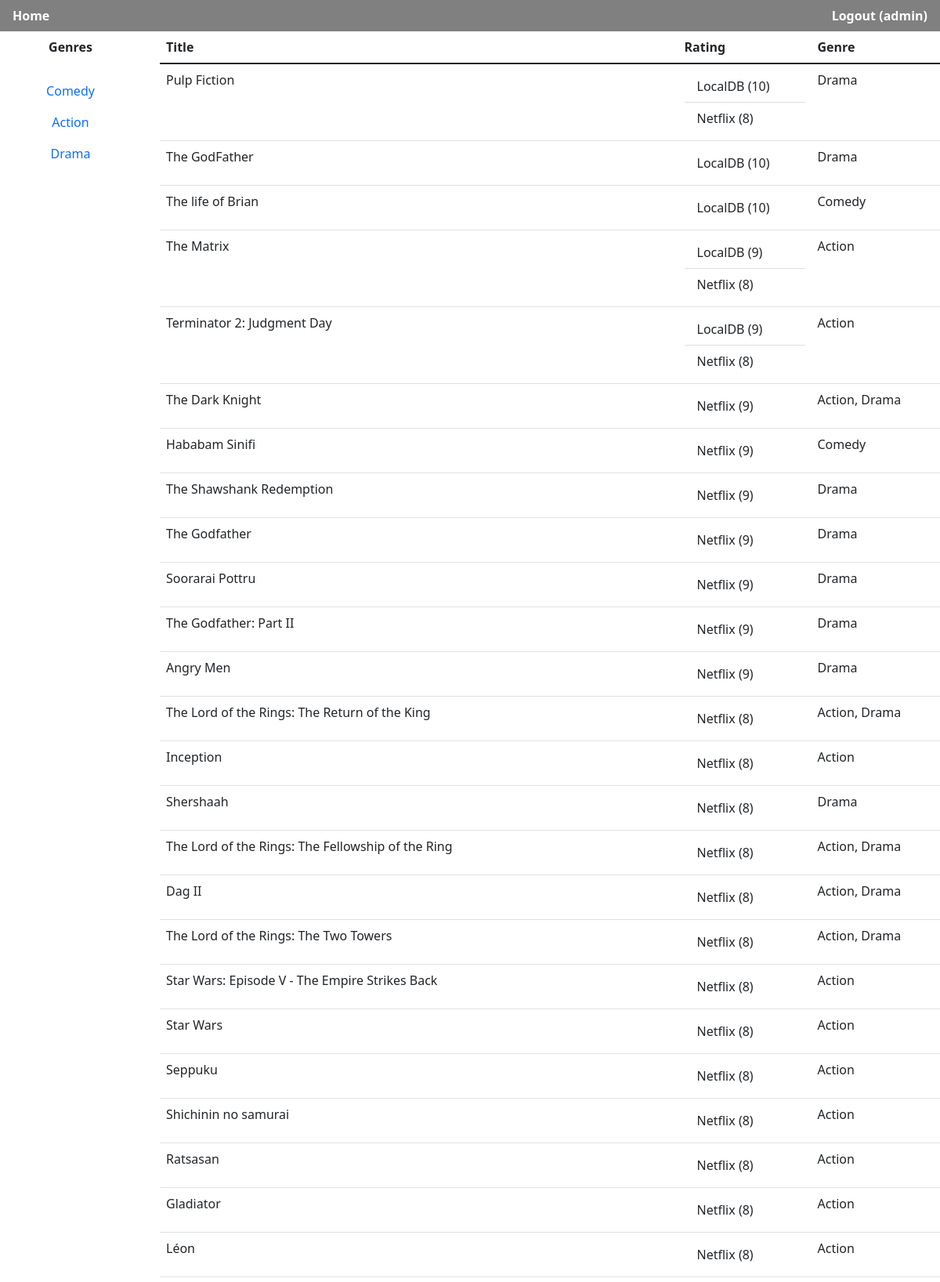
Screenshot of /recommender/ (signed in, upper part) with the database file from the repository.
### recommender/models.py (models this page shows, shortened)
class Rating(models.Model):
	movie = models.CharField(max_length=100)
	genre = models.CharField(max_length=100)
	rating = models.IntegerField(default=0)
	rater = models.ForeignKey(Rater, on_delete=models.CASCADE)

class Rater(models.Model):
	name = models.CharField(max_length=100)
	def __str__(self):
		return self.name

### recommender/views.py (the view)
# urls.py: path('', views.index, name="index"),
@login_required
def index(request):
    update_db()
    context={
        'user' : request.user,
        'genres_list':create_genres_list(),
        'rating_list':create_ratings_list(Rating.objects.all().order_by('-rating'))
        }
    return render(request,'recommender/index.html', context)

### recommender/movieservices.py (called while the page is built)
def update_ratings(updated_ratings, myrater):
	for item in updated_ratings:
		obj, created = Rating.objects.update_or_create(
			rater=myrater, movie=item['movie'],
			defaults={
				'genre': item['genre'],
				'rating': item['rating']}
			)
	return True

	def get_top_movies():
		myrater=Rater.objects.all().filter(name="Netflix")[0]
		with open('recommender/test_data/netflix.json', 'r') as myfile:
			data = myfile.read()
		data=json.loads(data)
		update_ratings(data, myrater)

	def get_top_movies():
		myrater=Rater.objects.all().filter(name="LocalDB")[0]
		localDBratings=list(LocalDBService.objects.all().values())
		update_ratings(localDBratings,myrater)

### recommender/views.py (called while the page is built)
def update_db():
    for rater in list(Rater.objects.all()):
        try:
            exec('movieservices.{}.get_top_movies()'.format(rater))
        except Exception:
            print("{} service error".format(rater))
    return True

def create_genres_list():
    genres_list=[]
    for genre in set(Rating.objects.all().values_list('genre')):
        for item in genre[0].replace(' ','').split(','):
            if item not in genres_list:
                genres_list.append(item)
    return genres_list

def create_ratings_list(ratings):
    result={}
    for item in ratings:
        if item.movie not in result.keys():
            result[item.movie]={
                'genre':item.genre,
                'rating':{
                    item.rater.name:item.rating
                }
            }
        else:
            result[item.movie]['rating'][item.rater.name]=item.rating
    return result

### recommender/templates/recommender/index.html (shortened to what this page needs)
{% extends 'base.html' %}
{% block genre_filter %}
    {% if genres_list %}
    <p class="fw-bold text-center" style="padding: .5rem .5rem">Genres</p>
        <ul class="nav flex-column">
        {% for genre in genres_list %}
            <li class="nav-item">
                <a class="nav-link text-center" href="{% url 'recommender:by_genre' genre %}">{{genre}}</a></li>
        {% endfor %}
        </ul>
    {% endif %}
{% endblock genre_filter %}
{% block content %}
    {% if rating_list %}
    <table class="table ">
        <thead>
            <tr>
                <th scope="col">Title</th>
                <th scope="col">Rating</th>
                <th scope="col">Genre</th>
            </tr>
        </thead>
        <tbody>
            {% for movie, value in rating_list.items %}
            <tr>
            <td>{{movie}}</td>
            <td>
                <ul class="list-group list-group-flush">
                    {% for item, value in value.rating.items %}
                    <li class="list-group-item">{{ item }} ({{ value }})</li>
                    {% endfor %}
                </ul>
            </td>
            <td>{{value.genre}}</td>
        {% endfor %}
        </tbody>
    </table>
    {% else %}
        <p>No suggestions available.</p>
    {% endif %}
{% endblock content %}

### recommender/templates/base.html (shortened to what this page needs)
{% load static %}
<!DOCTYPE html>
<html lang="en">
    <head>
        {% block head_css %}
            {% block head_css_site %}
                <link href="https://cdn.jsdelivr.net/npm/bootstrap@5.1.1/dist/css/bootstrap.min.css" rel="stylesheet">
                <link href="{% static 'recommender/css/app.css' %}"
                      rel="stylesheet" media="screen">
            {% endblock head_css_site %}
        {% endblock head_css %}
    </head>
    <body>
        <ul class="nav nav-fill" style="background-color: grey">
            <li class="nav-item">
              <a class="nav-link active text-white fw-bolder" href="{% url 'recommender:index' %}" style="text-align:initial">
              Home</a>
            </li>
            <li class="nav-item">
              <a class="nav-link active text-white fw-bolder" href="/admin/logout" style="text-align:end">
              Logout ({{ user.username }})</a>
            </li>
        </ul>
        <div id="site-wrapper" class="container_fluid">
            <div class="row">
                <div id="sidebar border-end" class="col-2">
                {% block genre_filter %}{% endblock genre_filter %}
                </div>
                <div id="table_content" class="col-10">
                {% block content %}{% endblock content %}
                </div>
            </div>
        </div>
    </body>
</html>

### rows the page displays
Rating: rating_list "Pulp Fiction", genre "Drama"
Rater: rating "LocalDB" "LocalDB" "LocalDB" "LocalDB" "LocalDB"
Rater: rating "Netflix" "Netflix" "Netflix" "Netflix" "Netflix" "Netflix" "Netflix" "Netflix" "Netflix" "Netflix" "Netflix" "Netflix" "Netflix" "Netflix" "Netflix" "Netflix" "Netflix" "Netflix" "Netflix" "Netflix" "Netflix" "Netflix" "Netflix"
Rating: rating_list "The GodFather", genre "Drama"
Rating: rating_list "The life of Brian", genre "Comedy"
Rating: rating_list "The Matrix", genre "Action"
Rating: rating_list "Terminator 2: Judgment Day", genre "Action"
Rating: rating_list "The Dark Knight", genre "Action, Drama"
Rating: rating_list "Hababam Sinifi", genre "Comedy"
Rating: rating_list "The Shawshank Redemption", genre "Drama"
Rating: rating_list "The Godfather", genre "Drama"
Rating: rating_list "Soorarai Pottru", genre "Drama"
Rating: rating_list "The Godfather: Part II", genre "Drama"
Rating: rating_list "Angry Men", genre "Drama"
Rating: rating_list "The Lord of the Rings: The Return of the King", genre "Action, Drama"
Rating: rating_list "Inception", genre "Action"
Rating: rating_list "Shershaah", genre "Drama"
Rating: rating_list "The Lord of the Rings: The Fellowship of the Ring", genre "Action, Drama"
Rating: rating_list "Dag II", genre "Action, Drama"
Rating: rating_list "The Lord of the Rings: The Two Towers", genre "Action, Drama"
Rating: rating_list "Star Wars: Episode V - The Empire Strikes Back", genre "Action"
Rating: rating_list "Star Wars", genre "Action"
Rating: rating_list "Seppuku", genre "Action"
Rating: rating_list "Shichinin no samurai", genre "Action"
Rating: rating_list "Ratsasan", genre "Action"
Rating: rating_list "Gladiator", genre "Action"
Rating: rating_list "Léon", genre "Action"

### other values shown
{{ user.username }} "admin"
{{ genre }} "Comedy" "Action" "Drama"
{{ value }} "10" "8" "10" "10" "9" "8" "9" "8" "9" "9" "9" "9" "9" "9" "9" "8" "8" "8" "8" "8" "8" "8" "8" "8" "8" "8" "8" "8"
